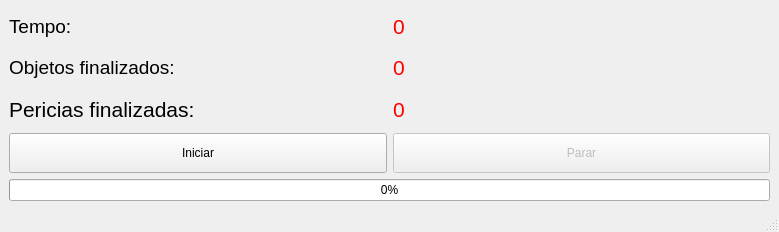
<?xml version="1.0" encoding="UTF-8"?>
<ui version="4.0">
 <class>MainWindow</class>
 <widget class="QMainWindow" name="MainWindow">
  <property name="geometry">
   <rect>
    <x>0</x>
    <y>0</y>
    <width>779</width>
    <height>232</height>
   </rect>
  </property>
  <property name="windowTitle">
   <string>Pipeline Simulator</string>
  </property>
  <widget class="QWidget" name="centralwidget">
   <layout class="QVBoxLayout" name="verticalLayout" stretch="1,0,1">
    <item>
     <layout class="QGridLayout" name="gridLayout" columnstretch="0,0">
      <item row="1" column="0">
       <widget class="QLabel" name="label">
        <property name="text">
         <string>&lt;html&gt;&lt;head/&gt;&lt;body&gt;&lt;p&gt;&lt;span style=&quot; font-size:14pt;&quot;&gt;Objetos finalizados:&lt;/span&gt;&lt;/p&gt;&lt;/body&gt;&lt;/html&gt;</string>
        </property>
       </widget>
      </item>
      <item row="1" column="1">
       <widget class="QLabel" name="lbl_finished_objects">
        <property name="text">
         <string>&lt;html&gt;&lt;head/&gt;&lt;body&gt;&lt;p&gt;&lt;span style=&quot; font-size:16pt; color:#ff0000;&quot;&gt;0&lt;/span&gt;&lt;/p&gt;&lt;/body&gt;&lt;/html&gt;</string>
        </property>
       </widget>
      </item>
      <item row="2" column="0">
       <widget class="QLabel" name="label_3">
        <property name="text">
         <string>&lt;html&gt;&lt;head/&gt;&lt;body&gt;&lt;p&gt;&lt;span style=&quot; font-size:16pt;&quot;&gt;Pericias finalizadas:&lt;/span&gt;&lt;/p&gt;&lt;/body&gt;&lt;/html&gt;</string>
        </property>
       </widget>
      </item>
      <item row="2" column="1">
       <widget class="QLabel" name="lbl_finished_cases">
        <property name="text">
         <string>&lt;html&gt;&lt;head/&gt;&lt;body&gt;&lt;p&gt;&lt;span style=&quot; font-size:16pt; color:#ff0000;&quot;&gt;0&lt;/span&gt;&lt;/p&gt;&lt;/body&gt;&lt;/html&gt;</string>
        </property>
       </widget>
      </item>
      <item row="0" column="0">
       <widget class="QLabel" name="label_2">
        <property name="text">
         <string>&lt;html&gt;&lt;head/&gt;&lt;body&gt;&lt;p&gt;&lt;span style=&quot; font-size:14pt;&quot;&gt;Tempo:&lt;/span&gt;&lt;/p&gt;&lt;/body&gt;&lt;/html&gt;</string>
        </property>
       </widget>
      </item>
      <item row="0" column="1">
       <widget class="QLabel" name="lbl_time">
        <property name="text">
         <string>&lt;html&gt;&lt;head/&gt;&lt;body&gt;&lt;p&gt;&lt;span style=&quot; font-size:16pt; color:#ff0000;&quot;&gt;0&lt;/span&gt;&lt;/p&gt;&lt;/body&gt;&lt;/html&gt;</string>
        </property>
       </widget>
      </item>
     </layout>
    </item>
    <item>
     <layout class="QHBoxLayout" name="horizontalLayout_2">
      <item>
       <widget class="QPushButton" name="btn_start">
        <property name="sizePolicy">
         <sizepolicy hsizetype="Minimum" vsizetype="Minimum">
          <horstretch>0</horstretch>
          <verstretch>0</verstretch>
         </sizepolicy>
        </property>
        <property name="minimumSize">
         <size>
          <width>0</width>
          <height>40</height>
         </size>
        </property>
        <property name="text">
         <string>Iniciar</string>
        </property>
       </widget>
      </item>
      <item>
       <widget class="QPushButton" name="btn_stop">
        <property name="enabled">
         <bool>false</bool>
        </property>
        <property name="sizePolicy">
         <sizepolicy hsizetype="Minimum" vsizetype="Minimum">
          <horstretch>0</horstretch>
          <verstretch>0</verstretch>
         </sizepolicy>
        </property>
        <property name="text">
         <string>Parar</string>
        </property>
       </widget>
      </item>
     </layout>
    </item>
    <item>
     <widget class="QProgressBar" name="progressBar">
      <property name="value">
       <number>0</number>
      </property>
     </widget>
    </item>
   </layout>
  </widget>
  <widget class="QMenuBar" name="menubar">
   <property name="geometry">
    <rect>
     <x>0</x>
     <y>0</y>
     <width>779</width>
     <height>21</height>
    </rect>
   </property>
  </widget>
  <widget class="QStatusBar" name="statusbar"/>
 </widget>
 <resources/>
 <connections/>
</ui>
